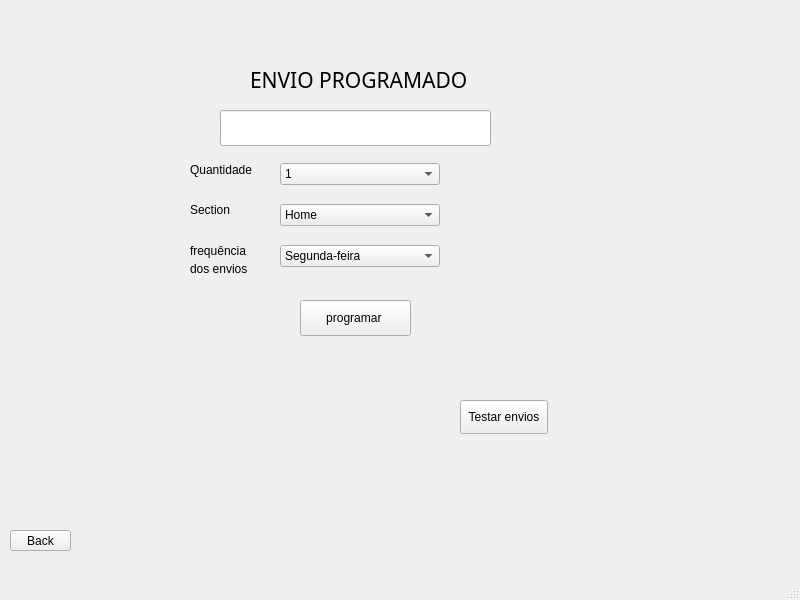
<?xml version="1.0" encoding="UTF-8"?>
<ui version="4.0">
 <class>MainWindow</class>
 <widget class="QMainWindow" name="MainWindow">
  <property name="geometry">
   <rect>
    <x>0</x>
    <y>0</y>
    <width>800</width>
    <height>600</height>
   </rect>
  </property>
  <property name="windowTitle">
   <string>MainWindow</string>
  </property>
  <widget class="QWidget" name="centralwidget">
   <widget class="QWidget" name="widget" native="true">
    <property name="geometry">
     <rect>
      <x>0</x>
      <y>10</y>
      <width>801</width>
      <height>571</height>
     </rect>
    </property>
    <widget class="QLabel" name="label_tela">
     <property name="geometry">
      <rect>
       <x>250</x>
       <y>60</y>
       <width>221</width>
       <height>19</height>
      </rect>
     </property>
     <property name="font">
      <font>
       <family>Droid Sans Armenian</family>
       <pointsize>16</pointsize>
      </font>
     </property>
     <property name="text">
      <string>ENVIO PROGRAMADO</string>
     </property>
    </widget>
    <widget class="QLineEdit" name="digitarInfo">
     <property name="geometry">
      <rect>
       <x>220</x>
       <y>100</y>
       <width>271</width>
       <height>36</height>
      </rect>
     </property>
    </widget>
    <widget class="QPushButton" name="programar">
     <property name="geometry">
      <rect>
       <x>300</x>
       <y>290</y>
       <width>111</width>
       <height>36</height>
      </rect>
     </property>
     <property name="text">
      <string>programar </string>
     </property>
    </widget>
    <widget class="QPushButton" name="voltarMostrarTela">
     <property name="geometry">
      <rect>
       <x>10</x>
       <y>520</y>
       <width>61</width>
       <height>21</height>
      </rect>
     </property>
     <property name="text">
      <string>Back</string>
     </property>
    </widget>
    <widget class="QLabel" name="label_4">
     <property name="geometry">
      <rect>
       <x>190</x>
       <y>150</y>
       <width>101</width>
       <height>19</height>
      </rect>
     </property>
     <property name="text">
      <string>Quantidade </string>
     </property>
    </widget>
    <widget class="QLabel" name="label_5">
     <property name="geometry">
      <rect>
       <x>190</x>
       <y>190</y>
       <width>66</width>
       <height>19</height>
      </rect>
     </property>
     <property name="text">
      <string>Section</string>
     </property>
    </widget>
    <widget class="QWidget" name="verticalLayoutWidget">
     <property name="geometry">
      <rect>
       <x>280</x>
       <y>140</y>
       <width>160</width>
       <height>131</height>
      </rect>
     </property>
     <layout class="QVBoxLayout" name="verticalLayout">
      <item>
       <widget class="QComboBox" name="qntdTela">
        <item>
         <property name="text">
          <string>1</string>
         </property>
        </item>
        <item>
         <property name="text">
          <string>2</string>
         </property>
        </item>
        <item>
         <property name="text">
          <string>3</string>
         </property>
        </item>
        <item>
         <property name="text">
          <string>4</string>
         </property>
        </item>
        <item>
         <property name="text">
          <string>5</string>
         </property>
        </item>
        <item>
         <property name="text">
          <string>6</string>
         </property>
        </item>
        <item>
         <property name="text">
          <string>7</string>
         </property>
        </item>
        <item>
         <property name="text">
          <string>8</string>
         </property>
        </item>
        <item>
         <property name="text">
          <string>9</string>
         </property>
        </item>
        <item>
         <property name="text">
          <string>10</string>
         </property>
        </item>
       </widget>
      </item>
      <item>
       <widget class="QComboBox" name="section">
        <item>
         <property name="text">
          <string>Home</string>
         </property>
        </item>
        <item>
         <property name="text">
          <string>World</string>
         </property>
        </item>
        <item>
         <property name="text">
          <string>Local</string>
         </property>
        </item>
        <item>
         <property name="text">
          <string>Business</string>
         </property>
        </item>
        <item>
         <property name="text">
          <string>Technology</string>
         </property>
        </item>
       </widget>
      </item>
      <item>
       <widget class="QComboBox" name="frequenciaEmails">
        <item>
         <property name="text">
          <string>Segunda-feira</string>
         </property>
        </item>
        <item>
         <property name="text">
          <string>Terça-feira</string>
         </property>
        </item>
        <item>
         <property name="text">
          <string>Quarta-feira</string>
         </property>
        </item>
        <item>
         <property name="text">
          <string>Quinta-feira</string>
         </property>
        </item>
        <item>
         <property name="text">
          <string>Quinta-feira</string>
         </property>
        </item>
        <item>
         <property name="text">
          <string>Sexta-feira</string>
         </property>
        </item>
        <item>
         <property name="text">
          <string>Sábado</string>
         </property>
        </item>
        <item>
         <property name="text">
          <string>Domingo</string>
         </property>
        </item>
        <item>
         <property name="text">
          <string>Todos os dias</string>
         </property>
        </item>
       </widget>
      </item>
     </layout>
    </widget>
    <widget class="QLabel" name="label">
     <property name="geometry">
      <rect>
       <x>190</x>
       <y>230</y>
       <width>91</width>
       <height>21</height>
      </rect>
     </property>
     <property name="text">
      <string>frequência </string>
     </property>
    </widget>
    <widget class="QLabel" name="label_2">
     <property name="geometry">
      <rect>
       <x>190</x>
       <y>250</y>
       <width>71</width>
       <height>18</height>
      </rect>
     </property>
     <property name="text">
      <string>dos envios</string>
     </property>
    </widget>
    <widget class="QPushButton" name="testarEvios">
     <property name="geometry">
      <rect>
       <x>460</x>
       <y>390</y>
       <width>88</width>
       <height>34</height>
      </rect>
     </property>
     <property name="text">
      <string>Testar envios</string>
     </property>
    </widget>
   </widget>
  </widget>
  <widget class="QMenuBar" name="menubar">
   <property name="geometry">
    <rect>
     <x>0</x>
     <y>0</y>
     <width>800</width>
     <height>30</height>
    </rect>
   </property>
  </widget>
  <widget class="QStatusBar" name="statusbar"/>
 </widget>
 <resources/>
 <connections/>
</ui>
